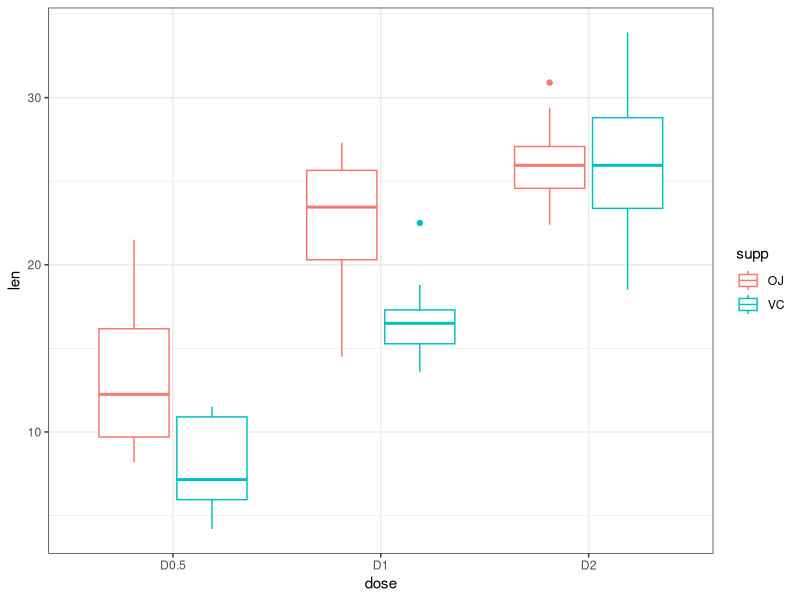
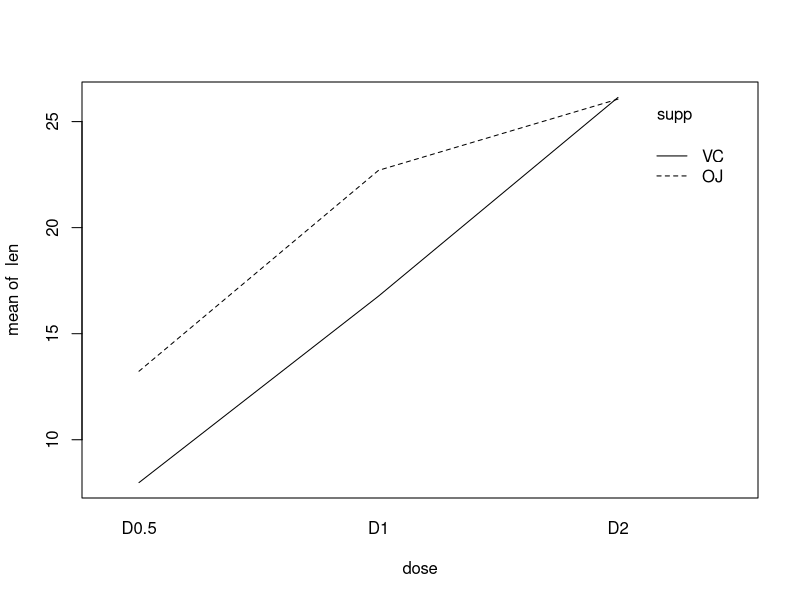
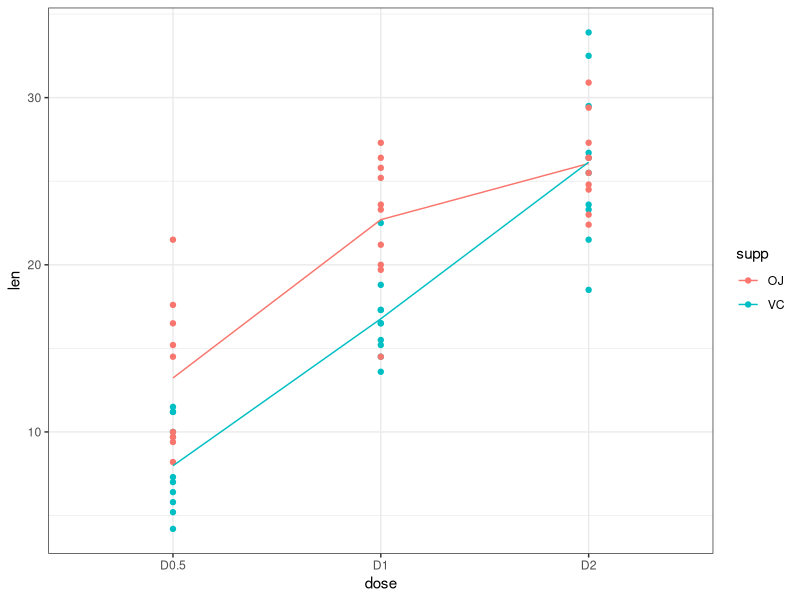
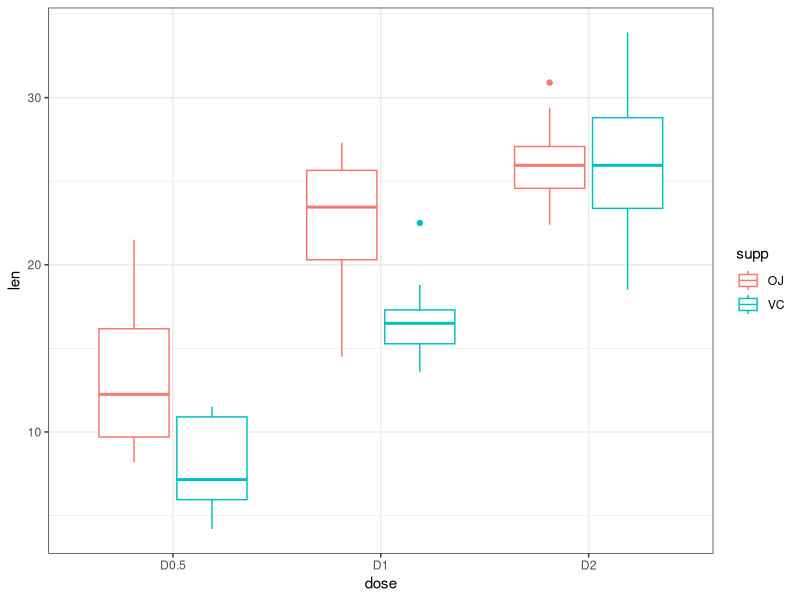
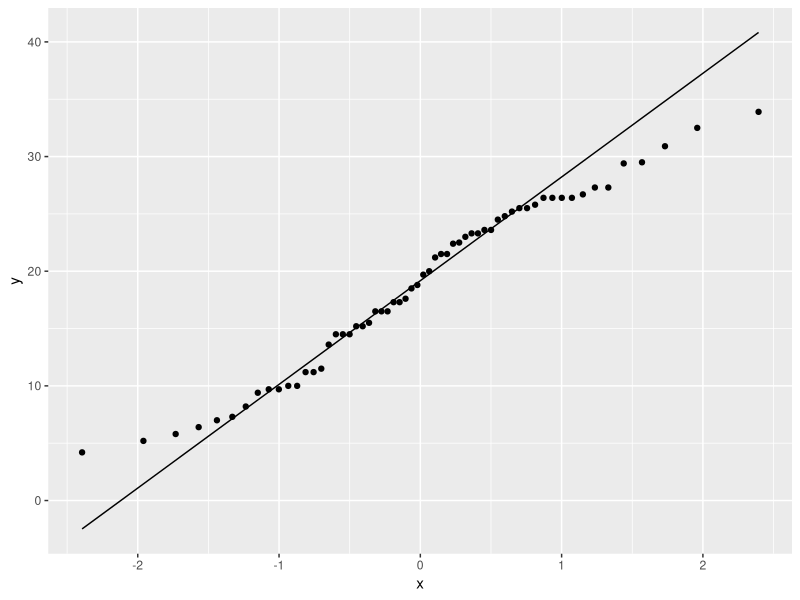
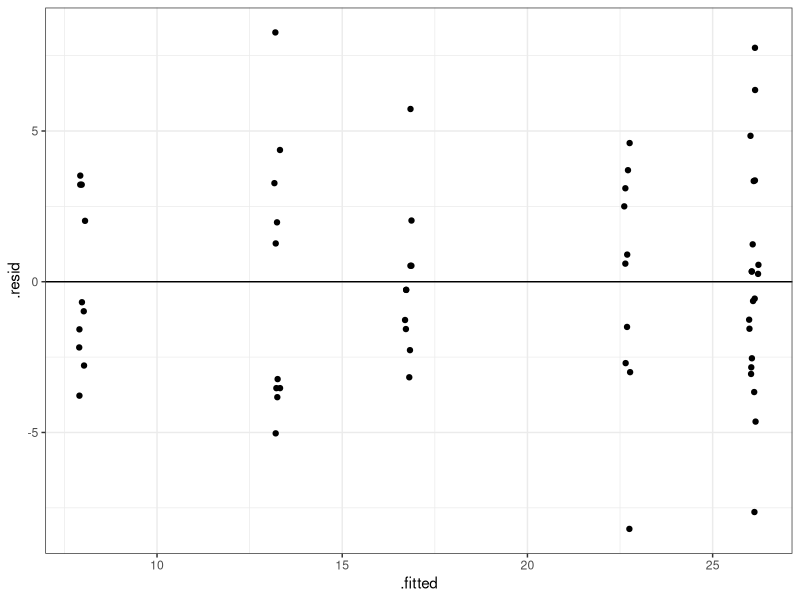
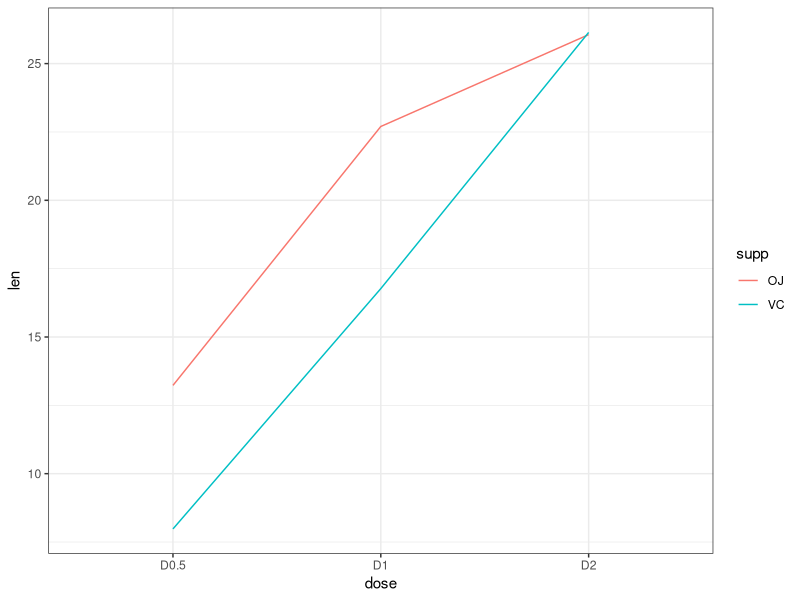
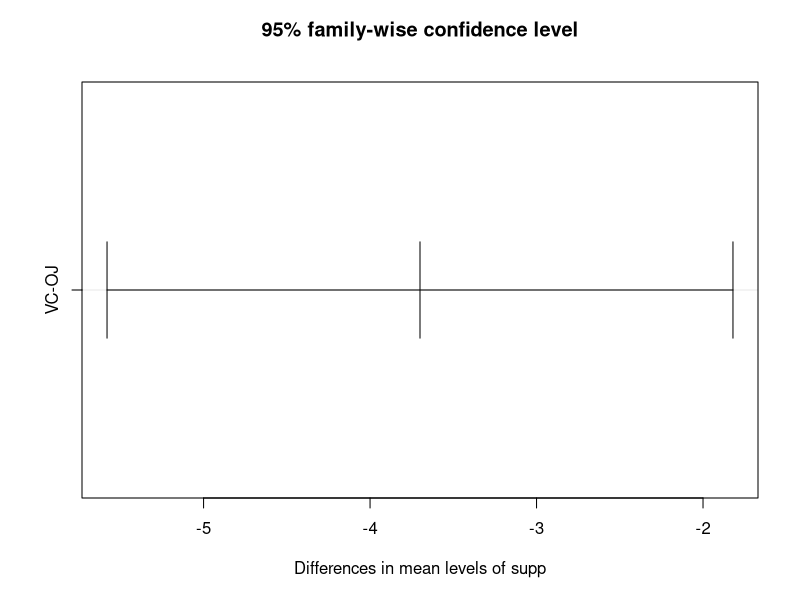

Here is the R script that generated these plots, in order:
## ---- chunk 1
knitr::opts_chunk$set(echo = TRUE)
library(dplyr)
library(ggplot2)
data("ToothGrowth")
## ---- chunk 2
names(ToothGrowth)
dim(ToothGrowth)
head(ToothGrowth)
distinct(ToothGrowth, supp)
distinct(ToothGrowth, dose)
distinct(ToothGrowth, supp, dose)
## ---- chunk 3
dat <- ToothGrowth %>%
  mutate(dose = factor(dose,
                       levels = c(0.5, 1, 2),
                       labels = c("D0.5", "D1", "D2")))
         
## ---- chunk 4
table(ToothGrowth$supp, ToothGrowth$dose)
## ---- chunk 5
ggplot(dat,
       aes(x = dose,
           y = len,
           color = supp)) +
  geom_boxplot() +
  theme_bw()
## ---- chunk 6
with(data = dat, 
     interaction.plot(dose, supp, len))
## ---- chunk 7
ggplot(dat, 
       aes(x = dose,
           y = len,
           color = supp,
           group = supp)) +
  geom_point() +
  stat_summary(fun = mean,
               geom = "line") +
  theme_bw()

## ---- chunk 8
ggplot(dat,
       aes(x = dose,
           y = len,
           color = supp)) +
  geom_boxplot() +
  theme_bw()
## ---- chunk 9
ggplot(dat,
       aes(sample = len)) +
  stat_qq()+
  stat_qq_line()
## ---- chunk 10
tooth_lm <- lm(len ~ supp * dose, data = dat)
tooth_lm
## ---- chunk 11
ggplot(tooth_lm,
       aes(x = .fitted, y = .resid)) +
    geom_point(
      position = position_jitter(
        width = 0.1,
        height = 0)) +
    geom_hline(yintercept = 0) +
  theme_bw()
## ---- chunk 12
anova(tooth_lm)
## ---- chunk 13
ggplot(dat, 
       aes(x = dose,
           y = len,
           color = supp,
           group = supp)) +
  stat_summary(fun = mean,
               geom = "line") +
  theme_bw()
## ---- chunk 14
summary(tooth_lm)
## ---- chunk 15
# ANOVA of our lm model
tooth_aov <- aov(tooth_lm)

# Tukey's test on the plant_aov object
tooth_tukey <- TukeyHSD(tooth_aov)
# print out results
tooth_tukey
## ---- chunk 16
plot(tooth_tukey)
